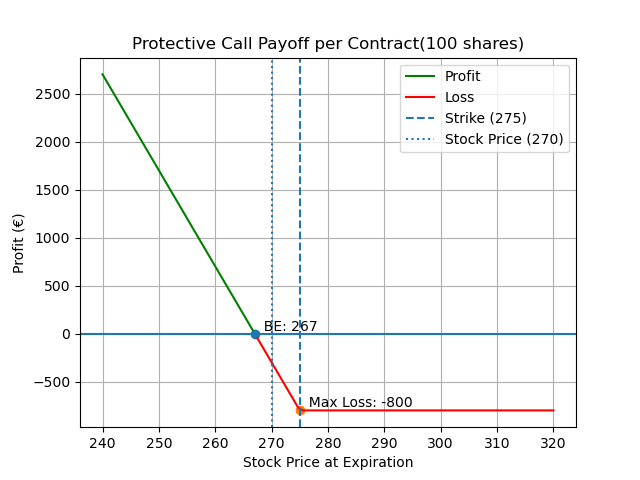

Python code for this plot:
from long_call import max_loss
import numpy as np
import matplotlib.pyplot as plt

# parameters
S0 = 270
K = 275
premium = 3
contract_size = 100

# Stock range
S = np.linspace(240, 320, 100)

# Payoff per contract 
payoff = ((S0 - S) - premium + np.maximum(S - K, 0)) * contract_size

# Breakeven and max-loss
breakeven = S0 - premium
max_loss = - (K - S0 + premium) * contract_size 


# Separate profit/loss
profit = np.where(payoff > 0, payoff, np.nan)
loss = np.where(payoff <= 0, payoff, np.nan)


# Plots
plt.figure()
plt.plot(S, profit, color='green', label="Profit")
plt.plot(S, loss, color='red', label="Loss")

# Reference lines
plt.axhline(0)
plt.axvline(K, linestyle='--', label="Strike (275)")
plt.axvline(S0, linestyle=':', label="Stock Price (270)")

# Break-even point
plt.scatter(breakeven, 0)
plt.text(breakeven, 0, f"  BE: {breakeven}", verticalalignment='bottom')

# Max loss point (flat region)
plt.scatter(K, max_loss)
plt.text(K, max_loss, f"  Max Loss: {max_loss}", verticalalignment='bottom')

# Titles
plt.title("Protective Call Payoff per Contract(100 shares)")
plt.xlabel("Stock Price at Expiration")
plt.ylabel("Profit (€)")

plt.legend()
plt.grid()

plt.show()
